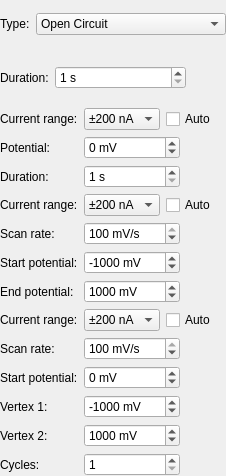
<?xml version="1.0" encoding="UTF-8"?>
<ui version="4.0">
 <class>SetupWidget</class>
 <widget class="QWidget" name="SetupWidget">
  <property name="geometry">
   <rect>
    <x>0</x>
    <y>0</y>
    <width>226</width>
    <height>476</height>
   </rect>
  </property>
  <property name="windowTitle">
   <string>Form</string>
  </property>
  <layout class="QVBoxLayout" name="verticalLayout">
   <property name="leftMargin">
    <number>0</number>
   </property>
   <property name="topMargin">
    <number>0</number>
   </property>
   <property name="rightMargin">
    <number>0</number>
   </property>
   <property name="bottomMargin">
    <number>0</number>
   </property>
   <item>
    <widget class="QWidget" name="mainWidget" native="true">
     <layout class="QGridLayout" name="gridLayout_5" columnstretch="0,1">
      <property name="leftMargin">
       <number>0</number>
      </property>
      <property name="topMargin">
       <number>0</number>
      </property>
      <property name="rightMargin">
       <number>0</number>
      </property>
      <property name="bottomMargin">
       <number>0</number>
      </property>
      <item row="0" column="0">
       <widget class="QLabel" name="measurementTypeLabel">
        <property name="text">
         <string>Type:</string>
        </property>
       </widget>
      </item>
      <item row="0" column="1">
       <widget class="QComboBox" name="measurementType">
        <item>
         <property name="text">
          <string>Open Circuit</string>
         </property>
        </item>
        <item>
         <property name="text">
          <string>Electrolysis</string>
         </property>
        </item>
        <item>
         <property name="text">
          <string>Linear Sweep</string>
         </property>
        </item>
        <item>
         <property name="text">
          <string>Cyclic Voltammetry</string>
         </property>
        </item>
       </widget>
      </item>
     </layout>
    </widget>
   </item>
   <item>
    <widget class="QWidget" name="openCircuitWidget" native="true">
     <layout class="QGridLayout" name="gridLayout_6" columnstretch="0,1,0">
      <property name="leftMargin">
       <number>0</number>
      </property>
      <property name="topMargin">
       <number>0</number>
      </property>
      <property name="rightMargin">
       <number>0</number>
      </property>
      <property name="bottomMargin">
       <number>0</number>
      </property>
      <item row="0" column="0">
       <widget class="QLabel" name="label_2">
        <property name="text">
         <string>Duration:</string>
        </property>
       </widget>
      </item>
      <item row="0" column="1">
       <widget class="QSpinBox" name="openCircuitDuration">
        <property name="suffix">
         <string> s</string>
        </property>
        <property name="minimum">
         <number>1</number>
        </property>
        <property name="maximum">
         <number>600</number>
        </property>
       </widget>
      </item>
      <item row="0" column="2">
       <spacer name="horizontalSpacer_11">
        <property name="orientation">
         <enum>Qt::Horizontal</enum>
        </property>
        <property name="sizeHint" stdset="0">
         <size>
          <width>40</width>
          <height>20</height>
         </size>
        </property>
       </spacer>
      </item>
     </layout>
    </widget>
   </item>
   <item>
    <widget class="QWidget" name="electrolysisWidget" native="true">
     <layout class="QGridLayout" name="gridLayout_7" columnstretch="0,1,0">
      <property name="leftMargin">
       <number>0</number>
      </property>
      <property name="topMargin">
       <number>0</number>
      </property>
      <property name="rightMargin">
       <number>0</number>
      </property>
      <property name="bottomMargin">
       <number>0</number>
      </property>
      <item row="0" column="0">
       <widget class="QLabel" name="label_8">
        <property name="text">
         <string>Current range:</string>
        </property>
       </widget>
      </item>
      <item row="1" column="1">
       <widget class="QSpinBox" name="electrolysisPotential">
        <property name="suffix">
         <string> mV</string>
        </property>
        <property name="minimum">
         <number>-2000</number>
        </property>
        <property name="maximum">
         <number>2000</number>
        </property>
       </widget>
      </item>
      <item row="2" column="1">
       <widget class="QSpinBox" name="electrolysisDuration">
        <property name="suffix">
         <string> s</string>
        </property>
        <property name="minimum">
         <number>1</number>
        </property>
        <property name="maximum">
         <number>600</number>
        </property>
       </widget>
      </item>
      <item row="1" column="0">
       <widget class="QLabel" name="label_3">
        <property name="text">
         <string>Potential:</string>
        </property>
       </widget>
      </item>
      <item row="2" column="0">
       <widget class="QLabel" name="label_4">
        <property name="text">
         <string>Duration:</string>
        </property>
       </widget>
      </item>
      <item row="0" column="1" colspan="2">
       <layout class="QHBoxLayout" name="horizontalLayout_3">
        <item>
         <widget class="QComboBox" name="electrolysisCurrentRange">
          <item>
           <property name="text">
            <string>±200 nA</string>
           </property>
          </item>
          <item>
           <property name="text">
            <string>±1 µA</string>
           </property>
          </item>
          <item>
           <property name="text">
            <string>±100 µA</string>
           </property>
          </item>
          <item>
           <property name="text">
            <string>±10 mA</string>
           </property>
          </item>
         </widget>
        </item>
        <item>
         <widget class="QCheckBox" name="electrolysisAutoRange">
          <property name="text">
           <string>Auto</string>
          </property>
         </widget>
        </item>
       </layout>
      </item>
      <item row="1" column="2">
       <spacer name="horizontalSpacer">
        <property name="orientation">
         <enum>Qt::Horizontal</enum>
        </property>
        <property name="sizeHint" stdset="0">
         <size>
          <width>40</width>
          <height>20</height>
         </size>
        </property>
       </spacer>
      </item>
      <item row="2" column="2">
       <spacer name="horizontalSpacer_2">
        <property name="orientation">
         <enum>Qt::Horizontal</enum>
        </property>
        <property name="sizeHint" stdset="0">
         <size>
          <width>40</width>
          <height>20</height>
         </size>
        </property>
       </spacer>
      </item>
     </layout>
    </widget>
   </item>
   <item>
    <widget class="QWidget" name="linearSweepWidget" native="true">
     <layout class="QGridLayout" name="gridLayout_8" columnstretch="0,1,0">
      <property name="leftMargin">
       <number>0</number>
      </property>
      <property name="topMargin">
       <number>0</number>
      </property>
      <property name="rightMargin">
       <number>0</number>
      </property>
      <property name="bottomMargin">
       <number>0</number>
      </property>
      <item row="1" column="0">
       <widget class="QLabel" name="label_5">
        <property name="text">
         <string>Scan rate:</string>
        </property>
       </widget>
      </item>
      <item row="3" column="1">
       <widget class="QSpinBox" name="linearSweepEndPotential">
        <property name="suffix">
         <string> mV</string>
        </property>
        <property name="minimum">
         <number>-2000</number>
        </property>
        <property name="maximum">
         <number>2000</number>
        </property>
        <property name="value">
         <number>1000</number>
        </property>
       </widget>
      </item>
      <item row="1" column="1">
       <widget class="QSpinBox" name="linearSweepScanRate">
        <property name="suffix">
         <string> mV/s</string>
        </property>
        <property name="minimum">
         <number>1</number>
        </property>
        <property name="maximum">
         <number>100</number>
        </property>
        <property name="value">
         <number>100</number>
        </property>
       </widget>
      </item>
      <item row="0" column="0">
       <widget class="QLabel" name="label">
        <property name="text">
         <string>Current range:</string>
        </property>
       </widget>
      </item>
      <item row="3" column="0">
       <widget class="QLabel" name="label_7">
        <property name="text">
         <string>End potential:</string>
        </property>
       </widget>
      </item>
      <item row="2" column="0">
       <widget class="QLabel" name="label_6">
        <property name="text">
         <string>Start potential:</string>
        </property>
       </widget>
      </item>
      <item row="2" column="1">
       <widget class="QSpinBox" name="linearSweepStartPotential">
        <property name="suffix">
         <string> mV</string>
        </property>
        <property name="minimum">
         <number>-2000</number>
        </property>
        <property name="maximum">
         <number>2000</number>
        </property>
        <property name="value">
         <number>-1000</number>
        </property>
       </widget>
      </item>
      <item row="1" column="2">
       <spacer name="horizontalSpacer_3">
        <property name="orientation">
         <enum>Qt::Horizontal</enum>
        </property>
        <property name="sizeHint" stdset="0">
         <size>
          <width>40</width>
          <height>20</height>
         </size>
        </property>
       </spacer>
      </item>
      <item row="0" column="1" colspan="2">
       <layout class="QHBoxLayout" name="horizontalLayout">
        <item>
         <widget class="QComboBox" name="linearSweepCurrentRange">
          <item>
           <property name="text">
            <string>±200 nA</string>
           </property>
          </item>
          <item>
           <property name="text">
            <string>±1 µA</string>
           </property>
          </item>
          <item>
           <property name="text">
            <string>±100 µA</string>
           </property>
          </item>
          <item>
           <property name="text">
            <string>±10 mA</string>
           </property>
          </item>
         </widget>
        </item>
        <item>
         <widget class="QCheckBox" name="linearSweepAutoRange">
          <property name="text">
           <string>Auto</string>
          </property>
         </widget>
        </item>
       </layout>
      </item>
      <item row="2" column="2">
       <spacer name="horizontalSpacer_4">
        <property name="orientation">
         <enum>Qt::Horizontal</enum>
        </property>
        <property name="sizeHint" stdset="0">
         <size>
          <width>40</width>
          <height>20</height>
         </size>
        </property>
       </spacer>
      </item>
      <item row="3" column="2">
       <spacer name="horizontalSpacer_5">
        <property name="orientation">
         <enum>Qt::Horizontal</enum>
        </property>
        <property name="sizeHint" stdset="0">
         <size>
          <width>40</width>
          <height>20</height>
         </size>
        </property>
       </spacer>
      </item>
     </layout>
    </widget>
   </item>
   <item>
    <widget class="QWidget" name="cyclicVoltammetryWidget" native="true">
     <layout class="QGridLayout" name="gridLayout_9" columnstretch="0,1,0">
      <property name="leftMargin">
       <number>0</number>
      </property>
      <property name="topMargin">
       <number>0</number>
      </property>
      <property name="rightMargin">
       <number>0</number>
      </property>
      <property name="bottomMargin">
       <number>0</number>
      </property>
      <item row="3" column="1">
       <widget class="QSpinBox" name="cyclicVoltammetryVertex1">
        <property name="suffix">
         <string> mV</string>
        </property>
        <property name="minimum">
         <number>-2000</number>
        </property>
        <property name="maximum">
         <number>2000</number>
        </property>
        <property name="value">
         <number>-1000</number>
        </property>
       </widget>
      </item>
      <item row="4" column="1">
       <widget class="QSpinBox" name="cyclicVoltammetryVertex2">
        <property name="suffix">
         <string> mV</string>
        </property>
        <property name="minimum">
         <number>-2000</number>
        </property>
        <property name="maximum">
         <number>2000</number>
        </property>
        <property name="value">
         <number>1000</number>
        </property>
       </widget>
      </item>
      <item row="1" column="0">
       <widget class="QLabel" name="label_9">
        <property name="text">
         <string>Scan rate:</string>
        </property>
       </widget>
      </item>
      <item row="0" column="0">
       <widget class="QLabel" name="label_14">
        <property name="text">
         <string>Current range:</string>
        </property>
       </widget>
      </item>
      <item row="5" column="1">
       <widget class="QSpinBox" name="cyclicVoltammetryCycles">
        <property name="minimum">
         <number>1</number>
        </property>
        <property name="maximum">
         <number>10</number>
        </property>
       </widget>
      </item>
      <item row="1" column="1">
       <widget class="QSpinBox" name="cyclicVoltammetryScanRate">
        <property name="suffix">
         <string> mV/s</string>
        </property>
        <property name="minimum">
         <number>1</number>
        </property>
        <property name="maximum">
         <number>100</number>
        </property>
        <property name="value">
         <number>100</number>
        </property>
       </widget>
      </item>
      <item row="3" column="0">
       <widget class="QLabel" name="label_11">
        <property name="text">
         <string>Vertex 1:</string>
        </property>
       </widget>
      </item>
      <item row="5" column="0">
       <widget class="QLabel" name="label_13">
        <property name="text">
         <string>Cycles:</string>
        </property>
       </widget>
      </item>
      <item row="4" column="0">
       <widget class="QLabel" name="label_10">
        <property name="text">
         <string>Vertex 2:</string>
        </property>
       </widget>
      </item>
      <item row="2" column="0">
       <widget class="QLabel" name="label_12">
        <property name="text">
         <string>Start potential:</string>
        </property>
       </widget>
      </item>
      <item row="2" column="1">
       <widget class="QSpinBox" name="cyclicVoltammetryStartPotential">
        <property name="suffix">
         <string> mV</string>
        </property>
        <property name="minimum">
         <number>-2000</number>
        </property>
        <property name="maximum">
         <number>2000</number>
        </property>
       </widget>
      </item>
      <item row="1" column="2">
       <spacer name="horizontalSpacer_6">
        <property name="orientation">
         <enum>Qt::Horizontal</enum>
        </property>
        <property name="sizeHint" stdset="0">
         <size>
          <width>40</width>
          <height>20</height>
         </size>
        </property>
       </spacer>
      </item>
      <item row="0" column="1" colspan="2">
       <layout class="QHBoxLayout" name="horizontalLayout_2">
        <item>
         <widget class="QComboBox" name="cyclicVoltammetryCurrentRange">
          <item>
           <property name="text">
            <string>±200 nA</string>
           </property>
          </item>
          <item>
           <property name="text">
            <string>±1 µA</string>
           </property>
          </item>
          <item>
           <property name="text">
            <string>±100 µA</string>
           </property>
          </item>
          <item>
           <property name="text">
            <string>±10 mA</string>
           </property>
          </item>
         </widget>
        </item>
        <item>
         <widget class="QCheckBox" name="cyclicVoltammetryAutoRange">
          <property name="text">
           <string>Auto</string>
          </property>
         </widget>
        </item>
       </layout>
      </item>
      <item row="2" column="2">
       <spacer name="horizontalSpacer_7">
        <property name="orientation">
         <enum>Qt::Horizontal</enum>
        </property>
        <property name="sizeHint" stdset="0">
         <size>
          <width>40</width>
          <height>20</height>
         </size>
        </property>
       </spacer>
      </item>
      <item row="3" column="2">
       <spacer name="horizontalSpacer_8">
        <property name="orientation">
         <enum>Qt::Horizontal</enum>
        </property>
        <property name="sizeHint" stdset="0">
         <size>
          <width>40</width>
          <height>20</height>
         </size>
        </property>
       </spacer>
      </item>
      <item row="4" column="2">
       <spacer name="horizontalSpacer_9">
        <property name="orientation">
         <enum>Qt::Horizontal</enum>
        </property>
        <property name="sizeHint" stdset="0">
         <size>
          <width>40</width>
          <height>20</height>
         </size>
        </property>
       </spacer>
      </item>
      <item row="5" column="2">
       <spacer name="horizontalSpacer_10">
        <property name="orientation">
         <enum>Qt::Horizontal</enum>
        </property>
        <property name="sizeHint" stdset="0">
         <size>
          <width>40</width>
          <height>20</height>
         </size>
        </property>
       </spacer>
      </item>
     </layout>
    </widget>
   </item>
  </layout>
 </widget>
 <tabstops>
  <tabstop>measurementType</tabstop>
  <tabstop>openCircuitDuration</tabstop>
  <tabstop>electrolysisPotential</tabstop>
  <tabstop>electrolysisDuration</tabstop>
  <tabstop>linearSweepCurrentRange</tabstop>
  <tabstop>linearSweepAutoRange</tabstop>
  <tabstop>linearSweepScanRate</tabstop>
  <tabstop>linearSweepStartPotential</tabstop>
  <tabstop>linearSweepEndPotential</tabstop>
  <tabstop>cyclicVoltammetryCurrentRange</tabstop>
  <tabstop>cyclicVoltammetryAutoRange</tabstop>
  <tabstop>cyclicVoltammetryScanRate</tabstop>
  <tabstop>cyclicVoltammetryStartPotential</tabstop>
  <tabstop>cyclicVoltammetryVertex1</tabstop>
  <tabstop>cyclicVoltammetryVertex2</tabstop>
  <tabstop>cyclicVoltammetryCycles</tabstop>
 </tabstops>
 <resources/>
 <connections>
  <connection>
   <sender>linearSweepAutoRange</sender>
   <signal>toggled(bool)</signal>
   <receiver>linearSweepCurrentRange</receiver>
   <slot>setDisabled(bool)</slot>
   <hints>
    <hint type="sourcelabel">
     <x>256</x>
     <y>172</y>
    </hint>
    <hint type="destinationlabel">
     <x>171</x>
     <y>172</y>
    </hint>
   </hints>
  </connection>
  <connection>
   <sender>cyclicVoltammetryAutoRange</sender>
   <signal>toggled(bool)</signal>
   <receiver>cyclicVoltammetryCurrentRange</receiver>
   <slot>setDisabled(bool)</slot>
   <hints>
    <hint type="sourcelabel">
     <x>256</x>
     <y>330</y>
    </hint>
    <hint type="destinationlabel">
     <x>171</x>
     <y>330</y>
    </hint>
   </hints>
  </connection>
 </connections>
</ui>
